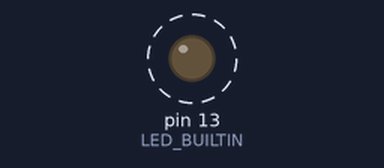
The sketch below on a simulated Arduino Uno, built with avr-gcc and run on an emulated ATmega328P. Shown: output pins drawn as LEDs (lit = HIGH). Dashed ring = blinking.

Above: at 0.5 s.
Timing chart, 0 to 4.6 s (numbered marks = the images above):
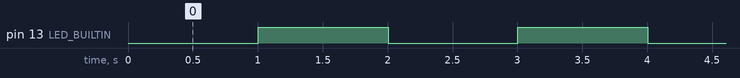

The sketch:

L06-BlinkWithoutDelay.ino
```cpp
#define INTERVAL 1000
int ledState = LOW;
long previousMillis = 0;

void setup() {
  pinMode(LED_BUILTIN, OUTPUT);
}

void loop() {
  long currentMillis = millis();

  if(currentMillis - previousMillis > INTERVAL) {
    previousMillis = currentMillis;

    if (ledState == LOW)
      ledState = HIGH;
    else
      ledState = LOW;

    digitalWrite(LED_BUILTIN, ledState);
  }
}
```

Measured:
- by itself, pin 13 (LED_BUILTIN): alternates HIGH for 1.0 s and LOW for 1.0 s
